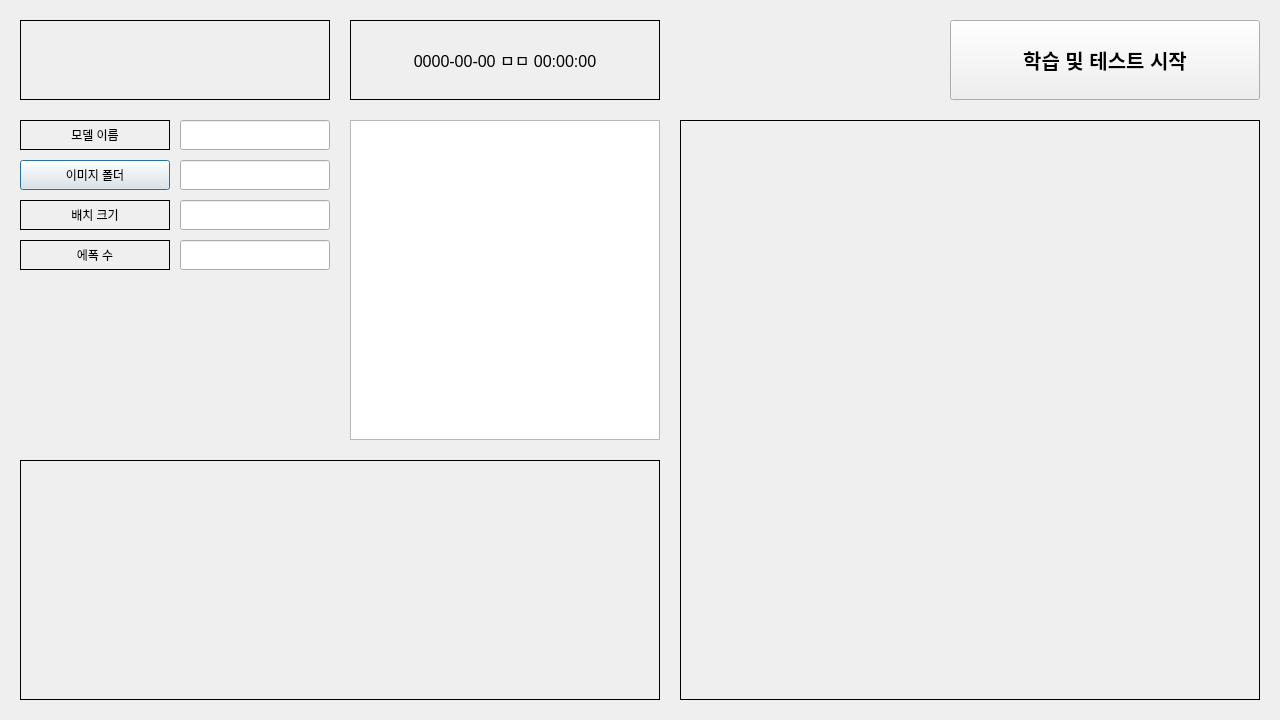
<?xml version="1.0" encoding="UTF-8"?>
<ui version="4.0">
 <class>Dialog</class>
 <widget class="QDialog" name="Dialog">
  <property name="geometry">
   <rect>
    <x>0</x>
    <y>0</y>
    <width>1280</width>
    <height>720</height>
   </rect>
  </property>
  <property name="windowTitle">
   <string>unet</string>
  </property>
  <property name="windowIcon">
   <iconset>
    <normaloff>ample.ico</normaloff>ample.ico</iconset>
  </property>
  <widget class="QLabel" name="label_graph">
   <property name="geometry">
    <rect>
     <x>20</x>
     <y>460</y>
     <width>640</width>
     <height>240</height>
    </rect>
   </property>
   <property name="frameShape">
    <enum>QFrame::Box</enum>
   </property>
   <property name="text">
    <string/>
   </property>
   <property name="scaledContents">
    <bool>true</bool>
   </property>
  </widget>
  <widget class="QPushButton" name="btn_load_img">
   <property name="geometry">
    <rect>
     <x>20</x>
     <y>160</y>
     <width>150</width>
     <height>30</height>
    </rect>
   </property>
   <property name="text">
    <string>이미지 폴더</string>
   </property>
  </widget>
  <widget class="QListWidget" name="list_log">
   <property name="geometry">
    <rect>
     <x>350</x>
     <y>120</y>
     <width>310</width>
     <height>320</height>
    </rect>
   </property>
  </widget>
  <widget class="QLineEdit" name="edit_model_name">
   <property name="geometry">
    <rect>
     <x>180</x>
     <y>120</y>
     <width>150</width>
     <height>30</height>
    </rect>
   </property>
   <property name="text">
    <string/>
   </property>
   <property name="alignment">
    <set>Qt::AlignCenter</set>
   </property>
   <property name="readOnly">
    <bool>false</bool>
   </property>
  </widget>
  <widget class="QLabel" name="label">
   <property name="geometry">
    <rect>
     <x>20</x>
     <y>20</y>
     <width>310</width>
     <height>80</height>
    </rect>
   </property>
   <property name="font">
    <font>
     <pointsize>15</pointsize>
    </font>
   </property>
   <property name="frameShape">
    <enum>QFrame::Box</enum>
   </property>
   <property name="text">
    <string/>
   </property>
   <property name="scaledContents">
    <bool>true</bool>
   </property>
   <property name="alignment">
    <set>Qt::AlignCenter</set>
   </property>
  </widget>
  <widget class="QLabel" name="label_3">
   <property name="geometry">
    <rect>
     <x>20</x>
     <y>120</y>
     <width>150</width>
     <height>30</height>
    </rect>
   </property>
   <property name="frameShape">
    <enum>QFrame::Box</enum>
   </property>
   <property name="text">
    <string>모델 이름</string>
   </property>
   <property name="alignment">
    <set>Qt::AlignCenter</set>
   </property>
  </widget>
  <widget class="QLineEdit" name="edit_load_img">
   <property name="geometry">
    <rect>
     <x>180</x>
     <y>160</y>
     <width>150</width>
     <height>30</height>
    </rect>
   </property>
   <property name="text">
    <string/>
   </property>
   <property name="alignment">
    <set>Qt::AlignCenter</set>
   </property>
   <property name="readOnly">
    <bool>false</bool>
   </property>
  </widget>
  <widget class="QLineEdit" name="edit_batch_size">
   <property name="geometry">
    <rect>
     <x>180</x>
     <y>200</y>
     <width>150</width>
     <height>30</height>
    </rect>
   </property>
   <property name="text">
    <string/>
   </property>
   <property name="alignment">
    <set>Qt::AlignCenter</set>
   </property>
   <property name="readOnly">
    <bool>false</bool>
   </property>
  </widget>
  <widget class="QLabel" name="label_4">
   <property name="geometry">
    <rect>
     <x>20</x>
     <y>200</y>
     <width>150</width>
     <height>30</height>
    </rect>
   </property>
   <property name="frameShape">
    <enum>QFrame::Box</enum>
   </property>
   <property name="text">
    <string>배치 크기</string>
   </property>
   <property name="alignment">
    <set>Qt::AlignCenter</set>
   </property>
  </widget>
  <widget class="QLineEdit" name="edit_num_epochs">
   <property name="geometry">
    <rect>
     <x>180</x>
     <y>240</y>
     <width>150</width>
     <height>30</height>
    </rect>
   </property>
   <property name="text">
    <string/>
   </property>
   <property name="alignment">
    <set>Qt::AlignCenter</set>
   </property>
   <property name="readOnly">
    <bool>false</bool>
   </property>
  </widget>
  <widget class="QLabel" name="label_5">
   <property name="geometry">
    <rect>
     <x>20</x>
     <y>240</y>
     <width>150</width>
     <height>30</height>
    </rect>
   </property>
   <property name="frameShape">
    <enum>QFrame::Box</enum>
   </property>
   <property name="text">
    <string>에폭 수</string>
   </property>
   <property name="alignment">
    <set>Qt::AlignCenter</set>
   </property>
  </widget>
  <widget class="QLabel" name="label_clock">
   <property name="geometry">
    <rect>
     <x>350</x>
     <y>20</y>
     <width>310</width>
     <height>80</height>
    </rect>
   </property>
   <property name="font">
    <font>
     <pointsize>12</pointsize>
    </font>
   </property>
   <property name="frameShape">
    <enum>QFrame::Box</enum>
   </property>
   <property name="text">
    <string>0000-00-00 ㅁㅁ 00:00:00</string>
   </property>
   <property name="alignment">
    <set>Qt::AlignCenter</set>
   </property>
  </widget>
  <widget class="QLabel" name="label_img">
   <property name="geometry">
    <rect>
     <x>680</x>
     <y>120</y>
     <width>580</width>
     <height>580</height>
    </rect>
   </property>
   <property name="frameShape">
    <enum>QFrame::Box</enum>
   </property>
   <property name="text">
    <string/>
   </property>
   <property name="scaledContents">
    <bool>true</bool>
   </property>
  </widget>
  <widget class="QPushButton" name="btn_start">
   <property name="geometry">
    <rect>
     <x>950</x>
     <y>20</y>
     <width>310</width>
     <height>80</height>
    </rect>
   </property>
   <property name="font">
    <font>
     <pointsize>15</pointsize>
     <weight>75</weight>
     <bold>true</bold>
    </font>
   </property>
   <property name="text">
    <string>학습 및 테스트 시작</string>
   </property>
  </widget>
 </widget>
 <tabstops>
  <tabstop>edit_model_name</tabstop>
  <tabstop>btn_load_img</tabstop>
  <tabstop>edit_load_img</tabstop>
  <tabstop>edit_batch_size</tabstop>
  <tabstop>edit_num_epochs</tabstop>
  <tabstop>list_log</tabstop>
  <tabstop>btn_start</tabstop>
 </tabstops>
 <resources/>
 <connections/>
</ui>
